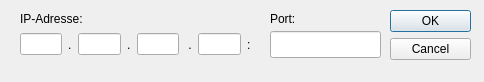
<?xml version="1.0" encoding="UTF-8"?>
<ui version="4.0">
 <class>ProxyDialog</class>
 <widget class="QDialog" name="ProxyDialog">
  <property name="geometry">
   <rect>
    <x>0</x>
    <y>0</y>
    <width>484</width>
    <height>82</height>
   </rect>
  </property>
  <property name="windowTitle">
   <string>Proxy-Einstellungen</string>
  </property>
  <property name="windowIcon">
   <iconset resource="res.qrc">
    <normaloff>:/logomini.png</normaloff>:/logomini.png</iconset>
  </property>
  <widget class="QDialogButtonBox" name="buttonBox">
   <property name="geometry">
    <rect>
     <x>390</x>
     <y>10</y>
     <width>81</width>
     <height>61</height>
    </rect>
   </property>
   <property name="orientation">
    <enum>Qt::Vertical</enum>
   </property>
   <property name="standardButtons">
    <set>QDialogButtonBox::Cancel|QDialogButtonBox::Ok</set>
   </property>
  </widget>
  <widget class="QLabel" name="label">
   <property name="geometry">
    <rect>
     <x>20</x>
     <y>10</y>
     <width>81</width>
     <height>17</height>
    </rect>
   </property>
   <property name="text">
    <string>IP-Adresse:</string>
   </property>
  </widget>
  <widget class="QLabel" name="label_5">
   <property name="geometry">
    <rect>
     <x>270</x>
     <y>10</y>
     <width>67</width>
     <height>17</height>
    </rect>
   </property>
   <property name="text">
    <string>Port:</string>
   </property>
  </widget>
  <widget class="QLineEdit" name="lineEdit_5">
   <property name="geometry">
    <rect>
     <x>270</x>
     <y>31</y>
     <width>111</width>
     <height>27</height>
    </rect>
   </property>
   <property name="maxLength">
    <number>5</number>
   </property>
  </widget>
  <widget class="QWidget" name="">
   <property name="geometry">
    <rect>
     <x>20</x>
     <y>30</y>
     <width>231</width>
     <height>29</height>
    </rect>
   </property>
   <layout class="QHBoxLayout" name="horizontalLayout">
    <item>
     <widget class="QLineEdit" name="lineEdit">
      <property name="maxLength">
       <number>3</number>
      </property>
     </widget>
    </item>
    <item>
     <widget class="QLabel" name="label_2">
      <property name="text">
       <string>.</string>
      </property>
     </widget>
    </item>
    <item>
     <widget class="QLineEdit" name="lineEdit_2">
      <property name="maxLength">
       <number>3</number>
      </property>
     </widget>
    </item>
    <item>
     <widget class="QLabel" name="label_3">
      <property name="text">
       <string>.</string>
      </property>
     </widget>
    </item>
    <item>
     <widget class="QLineEdit" name="lineEdit_3">
      <property name="maxLength">
       <number>3</number>
      </property>
     </widget>
    </item>
    <item>
     <widget class="QLabel" name="label_4">
      <property name="text">
       <string> .</string>
      </property>
     </widget>
    </item>
    <item>
     <widget class="QLineEdit" name="lineEdit_4">
      <property name="maxLength">
       <number>3</number>
      </property>
     </widget>
    </item>
    <item>
     <widget class="QLabel" name="label_6">
      <property name="text">
       <string>:</string>
      </property>
     </widget>
    </item>
   </layout>
  </widget>
 </widget>
 <tabstops>
  <tabstop>lineEdit</tabstop>
  <tabstop>lineEdit_2</tabstop>
  <tabstop>lineEdit_3</tabstop>
  <tabstop>lineEdit_4</tabstop>
  <tabstop>lineEdit_5</tabstop>
  <tabstop>buttonBox</tabstop>
 </tabstops>
 <resources>
  <include location="res.qrc"/>
 </resources>
 <connections>
  <connection>
   <sender>buttonBox</sender>
   <signal>accepted()</signal>
   <receiver>ProxyDialog</receiver>
   <slot>accept()</slot>
   <hints>
    <hint type="sourcelabel">
     <x>248</x>
     <y>254</y>
    </hint>
    <hint type="destinationlabel">
     <x>157</x>
     <y>274</y>
    </hint>
   </hints>
  </connection>
  <connection>
   <sender>buttonBox</sender>
   <signal>rejected()</signal>
   <receiver>ProxyDialog</receiver>
   <slot>reject()</slot>
   <hints>
    <hint type="sourcelabel">
     <x>316</x>
     <y>260</y>
    </hint>
    <hint type="destinationlabel">
     <x>286</x>
     <y>274</y>
    </hint>
   </hints>
  </connection>
 </connections>
</ui>
